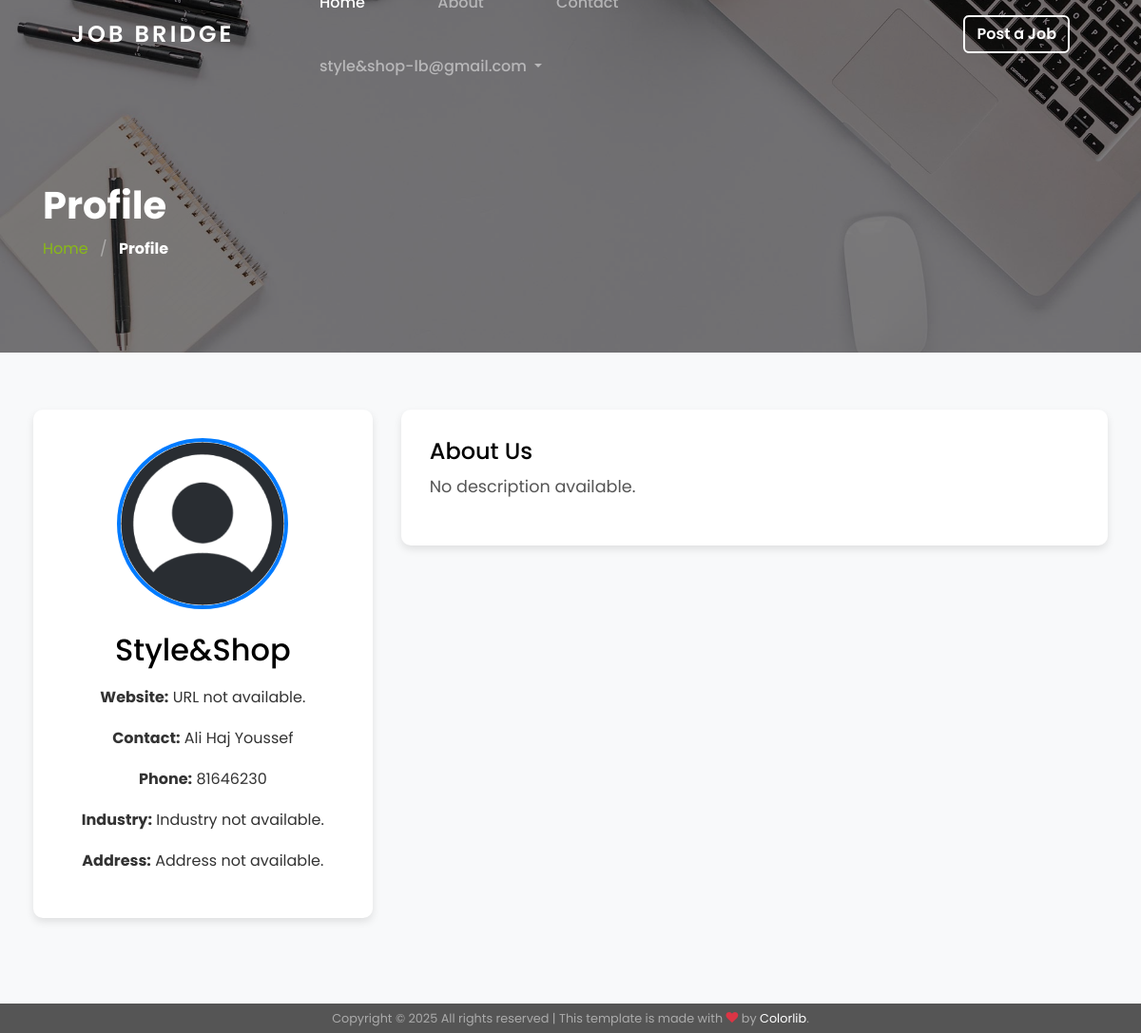
Page /users/public-profile.php (signed in) on the committed database.
### tables this page shows
CREATE TABLE `companyprofiles` (
  `company_id` int(11) NOT NULL,
  `company_name` varchar(255) NOT NULL,
  `contact_person` varchar(255) DEFAULT NULL,
  `phone_number` varchar(20) DEFAULT NULL,
  `website_url` varchar(255) DEFAULT NULL,
  `industry` varchar(100) DEFAULT NULL,
  `description` text DEFAULT NULL,
  `address` varchar(255) DEFAULT NULL
);

### functions/public-profile-functions.php (called while the page is built, shortened)
<?php
function getCompanyProfile($pdo, $user_id) {
    $stmt = $pdo->prepare("CALL GetCompanyProfile(:user_id)");
    $stmt->bindParam(':user_id', $user_id);
    $stmt->execute();
    $company = $stmt->fetch(PDO::FETCH_ASSOC);
    return $company;
}
?>

### users/public-profile.php (the view, shortened to what this page needs)
<?php require '../config/config.php'; ?>
<?php require '../includes/header.php'; ?>
<link rel="stylesheet" href="<?php echo APP_URL; ?>/css/public-profile.css">
<link rel="stylesheet" href="<?php echo APP_URL; ?>/css/job-postings.css">
<section class="section-hero overlay inner-page bg-image" style="background-image: url('../images/hero_1.jpg');" id="home-section">
    <div class="container">
        <div class="row">
            <div class="col-md-8">
                <h1 class="text-white font-weight-bold">Profile</h1>
                <div class="custom-breadcrumbs">
                    <a href="<?php echo APP_URL; ?>">Home</a> <span class="mx-2 slash">/</span>
                    <span class="text-white"><strong>Profile</strong></span>
                </div>
            </div>
        </div>
    </div>
</section>
<?php
require '../functions/public-profile-functions.php';
$current_user = null;
if (isset($_GET['user_id']) || isset($_SESSION['current_user'])):
    if (isset($_GET['user_id'])) {
        $stmt = $pdo->prepare("CALL GetUserDetailsById(:user_id)");
        $stmt->execute(['user_id' => $_GET['user_id']]);
        $current_user = $stmt->fetch(PDO::FETCH_ASSOC);
        $stmt->closeCursor();
    } else {
        $current_user = $_SESSION['current_user'];
    }
    if ($current_user['user_type'] == 'employee') {
        $employee = getEmployeeProfile($pdo, $current_user['user_id']);
        $resume_url = !empty($employee['resume_url']) ? $employee['resume_url'] : null;
    } elseif ($current_user['user_type'] == 'company') {
        $company = getCompanyProfile($pdo, $current_user['user_id']);
    }
?>
    <section class="profile-section">
        <div class="container-fluid">
            <?php if ($current_user['user_type'] == 'employee' && $employee): ?>
                <div class="row">
                    <div class="col-md-4">
                        <div class="profile-info text-center">
                            <img src="<?php echo !empty($current_user['profile_picture']) ? $current_user['profile_picture'] : 'default-profile.png'; ?>" alt="Profile Image" class="profile-image">
                            <h2 class="mt-4 mb-3"><?php echo !empty($employee['first_name']) && !empty($employee['last_name']) ? $employee['first_name'] . ' ' . $employee['last_name'] : 'Name not available'; ?></h2>
                            <p class="text-primary"><?php echo !empty($employee['job_title']) ? $employee['job_title'] : 'Job title not available.'; ?></p>
                        </div>
                    </div>
                    <div class="col-md-8">
                        <div class="content-info">
                            <h4>About Me</h4>
                            <p style="font-size: 1.1rem; color: #555;"><?php echo !empty($employee['bio']) ? nl2br($employee['bio']) : 'No bio available.'; ?></p>
                            <div class="mt-4">
                                <a href="<?php echo $resume_url; ?>" class="btn btn-lg btn-primary" download>
                                    <i class="fas fa-download mr-2"></i>Download Resume
                                </a>
                            </div>
                        </div>
                    </div>
                </div>
            <?php elseif ($current_user['user_type'] == 'company' && $company): ?>
                <div class="row">
                    <div class="col-md-4">
                        <div class="profile-info text-center">
                            <img src="<?php echo !empty($current_user['profile_picture']) ? $current_user['profile_picture'] : 'default-company-logo.png'; ?>" alt="Company Logo" class="profile-image">
                            <h2 class="mt-4 mb-3"><?php echo !empty($company['company_name']) ? $company['company_name'] : 'Company name not available.'; ?></h2>
                            <p>
                                <strong>Website:</strong>
                                <a href="<?php echo !empty($company['website_url']) ? $company['website_url'] : '#'; ?>" target="_blank"><?php echo !empty($company['website_url']) ? $company['website_url'] : 'URL not available.'; ?></a>
                            </p>
                            <p><strong>Contact:</strong> <?php echo !empty($company['contact_person']) ? $company['contact_person'] : 'Contact person not available.'; ?></p>
                            <p><strong>Phone:</strong> <?php echo !empty($company['phone_number']) ? $company['phone_number'] : 'Phone number not available.'; ?></p>
                            <p><strong>Industry:</strong> <?php echo !empty($company['industry']) ? $company['industry'] : 'Industry not available.'; ?></p>
                            <p><strong>Address:</strong> <?php echo !empty($company['address']) ? $company['address'] : 'Address not available.'; ?></p>
                        </div>
                    </div>
                    <div class="col-md-8">
                        <div class="content-info">
                            <h4>About Us</h4>
                            <p style="font-size: 1.1rem; color: #555;"><?php echo !empty($company['description']) ? nl2br($company['description']) : 'No description available.'; ?></p>
                        </div>
                    </div>
                </div>
            <?php else: ?>
                <div class="alert alert-warning text-center">Profile not found or not available.</div>
            <?php endif; ?>
        </div>
    </section>
    <?php require '../includes/footer.php'; ?>
<?php endif; ?>

### css/style.css (style rules this page uses)
body { font-weight: 400; font-size: 1rem; line-height: 1.7; position: relative; }
body:after { content: ""; position: absolute; top: 0; left: 0; right: 0; bottom: 0; background: rgba(0, 0, 0, 0.7); z-index: 100; opacity: 0; visibility: hidden; -webkit-transition: .3s all ease; -o-transition: .3s all ease; transition: .3s all ease; }
h1, h2, h3, h4 { color: #000; }
.bg-image { background-size: cover; background-position: center center; background-repeat: no-repeat; }
.custom-breadcrumbs a { color: #89ba16; }
.custom-breadcrumbs .slash { color: rgba(255, 255, 255, 0.4); }
.section-hero, .section-hero > .container > .row { height: 100vh; }
.section-hero.inner-page, .section-hero.inner-page > .container > .row { height: auto; min-height: auto; padding-top: 6em; padding-bottom: 3em; }
.section-hero.overlay, .section-hero.overlay-2 { position: relative; }
.section-hero.overlay:before, .section-hero.overlay-2:before { z-index: 1; position: absolute; content: ""; top: 0; left: 0; right: 0; bottom: 0; background: rgba(0, 0, 0, 0.5); }
.section-hero > .container { z-index: 2; position: relative; }

### css/header-styles.css (style rules this page uses)
body { font-family: 'Poppins', sans-serif; background: #f1f5f8; margin: 0; padding: 0; color: #333; }
a { text-decoration: none; color: inherit; }

### css/public-profile.css (style rules this page uses)
.profile-section { padding: 60px 20px; background: #f8f9fa; }
.profile-info { background: #fff; padding: 30px; border-radius: 10px; box-shadow: 0 4px 8px rgba(0, 0, 0, 0.1); margin-bottom: 30px; text-align: center; }
.profile-image { width: 180px; height: 180px; border-radius: 50%; border: 4px solid #007bff; }
.content-info { background: #fff; padding: 30px; border-radius: 10px; box-shadow: 0 4px 8px rgba(0, 0, 0, 0.1); margin-bottom: 30px; }

### rows in the picture
companyprofiles: company_name "Style&Shop", contact_person "Ali Haj Youssef", phone_number "81646230"

### other values in the picture
$_SESSION['current_user']['email'] "style&shop-lb@gmail.com"
